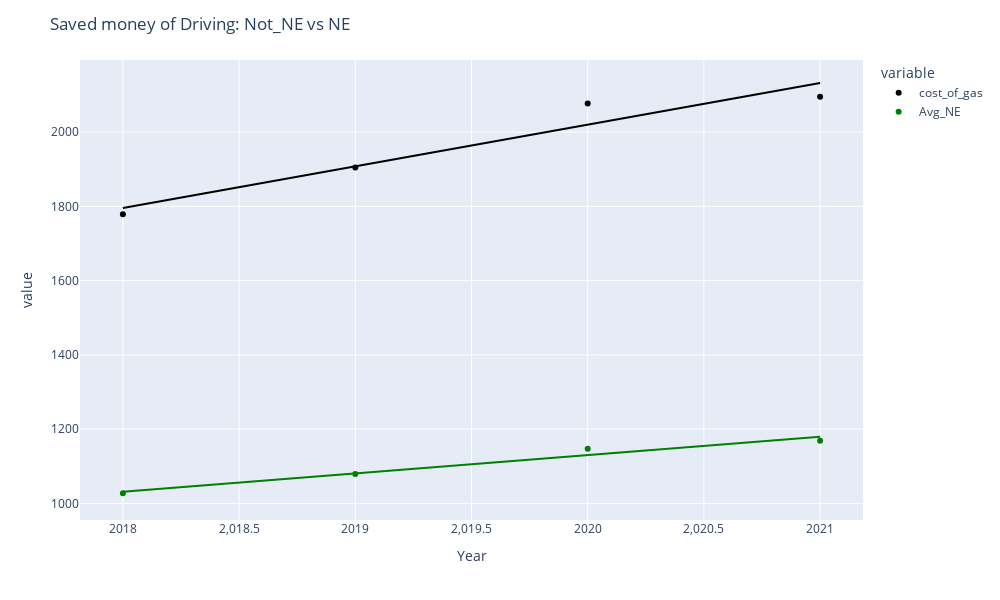

The cell this chart's notebook holds for it:
### Markdown cell above
### The cost of gas is much higher than the cost of new energy sources, but the trend is not so clear. We will remove the older data and select data for 2018-2021.

### Code cell
new_save = df_save.loc[~((df_save['Year'] != 2018) & (df_save['Year'] != 2019) & (df_save['Year'] != 2020) & (df_save['Year'] != 2021) ),:]
fig = px.scatter(new_save, x="Year", y=['cost_of_gas','Avg_NE'],color_discrete_sequence=["black", "green"],trendline='ols')
fig.layout.update(
    width=1000,
    height=600,
    barmode='group',
    title_text = 'Saved money of Driving: Not_NE vs NE')
fig.show()

### Figure 1 — Plotly figure (JSON) as saved in the notebook; plotly's stock layout.template omitted (floating-point values rounded to 4 significant figures)
{"data": [{"hovertemplate": "variable=cost_of_gas<br>Year=%{x}<br>value=%{y}<extra></extra>", "legendgroup": "cost_of_gas", "marker": {"color": "black", "symbol": "circle"}, "mode": "markers", "name": "cost_of_gas", "orientation": "v", "showlegend": true, "type": "scatter", "x": [2018, 2019, 2020, 2021], "xaxis": "x", "y": [1779.0, 1905.0, 2077.0, 2095.0], "yaxis": "y"}, {"hovertemplate": "<b>OLS trendline</b><br>value = 112.23 * Year + -224685<br>R<sup>2</sup>=0.928135<br><br>variable=cost_of_gas<br>Year=%{x}<br>value=%{y} <b>(trend)</b><extra></extra>", "legendgroup": "cost_of_gas", "marker": {"color": "black", "symbol": "circle"}, "mode": "lines", "name": "cost_of_gas", "showlegend": false, "type": "scatter", "x": [2018, 2019, 2020, 2021], "xaxis": "x", "y": [1796.0, 1908.0, 2020.0, 2132.0], "yaxis": "y"}, {"hovertemplate": "variable=Avg_NE<br>Year=%{x}<br>value=%{y}<extra></extra>", "legendgroup": "Avg_NE", "marker": {"color": "green", "symbol": "circle"}, "mode": "markers", "name": "Avg_NE", "orientation": "v", "showlegend": true, "type": "scatter", "x": [2018, 2019, 2020, 2021], "xaxis": "x", "y": [1027.0, 1079, 1147.0, 1169], "yaxis": "y"}, {"hovertemplate": "<b>OLS trendline</b><br>value = 49.33 * Year + -98516.3<br>R<sup>2</sup>=0.966531<br><br>variable=Avg_NE<br>Year=%{x}<br>value=%{y} <b>(trend)</b><extra></extra>", "legendgroup": "Avg_NE", "marker": {"color": "green", "symbol": "circle"}, "mode": "lines", "name": "Avg_NE", "showlegend": false, "type": "scatter", "x": [2018, 2019, 2020, 2021], "xaxis": "x", "y": [1032.0, 1081.0, 1130.0, 1180.0], "yaxis": "y"}], "layout": {"barmode": "group", "height": 600, "legend": {"title": {"text": "variable"}, "tracegroupgap": 0}, "margin": {"t": 60}, "title": {"text": "Saved money of Driving: Not_NE vs NE"}, "width": 1000, "xaxis": {"anchor": "y", "autorange": true, "domain": [0, 1], "range": [2018.0, 2021.0], "title": {"text": "Year"}, "type": "linear"}, "yaxis": {"anchor": "x", "autorange": true, "domain": [0, 1], "range": [955.3, 2194.0], "title": {"text": "value"}, "type": "linear"}}}
